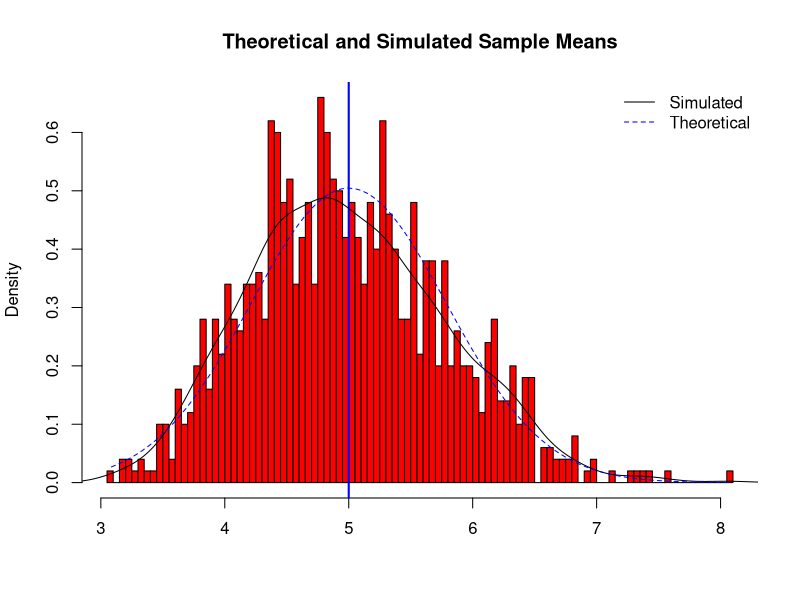
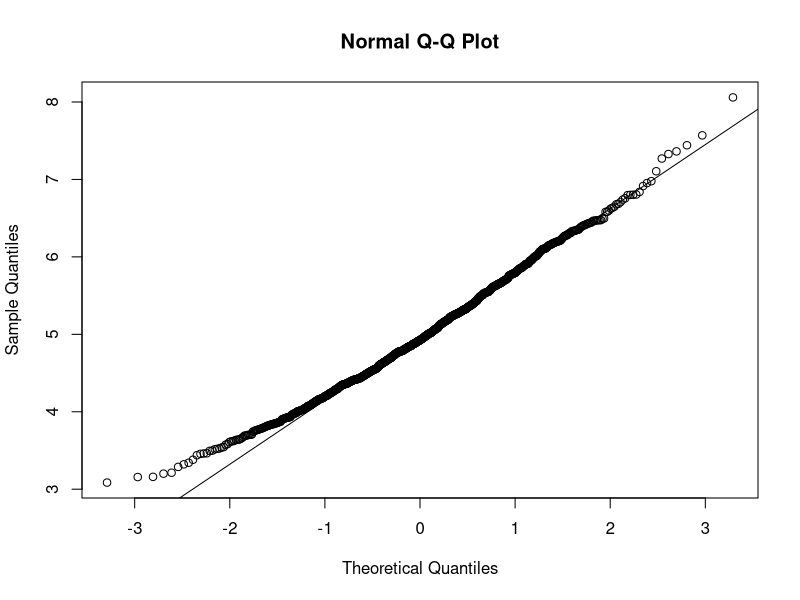

Write R code to recreate these figures, in order.
## ---- chunk 1
# Set the seed to 1  #
set.seed(1)
## ---- chunk 2
# Variables #
lambda <- .2
n <- 1000
sample.size <- 40

# Simulate the data #
sim <- matrix(rexp(n*sample.size, lambda), n, sample.size)

# Calculate the mean of each simulation #
sim.dat <- rowMeans(sim)
## ---- chunk 3
hist(sim.dat,breaks=100,col="red",main="Theoretical and Simulated Sample Means",xlab="",prob=TRUE)
abline(v=1/lambda,lwd=2,col="blue")
lines(density(sim.dat),col="black")
xdim <- seq(min(sim.dat), max(sim.dat), length=100)
ydim <- dnorm(xdim, mean=1/lambda, sd=(1/lambda/sqrt(sample.size)))
lines(xdim, ydim, pch=22, lty=2, col="blue")
legend('topright', c("Simulated", "Theoretical"), lty=c(1,2), col=c("black", "blue"),bty = "n")
## ---- chunk 4
# standard deviation of simulated data #
sim.sd <- sd(sim.dat)

# variance of simulated data #
sim.var <- sim.sd^2

# calculated standard deviation #
theoretical.sd <- (1/lambda)/sqrt(sample.size)

# calculated variance #
theoretical.var <- ((1/lambda)*(1/sqrt(sample.size)))^2
## ---- chunk 5
qqnorm(sim.dat)
qqline(sim.dat)
